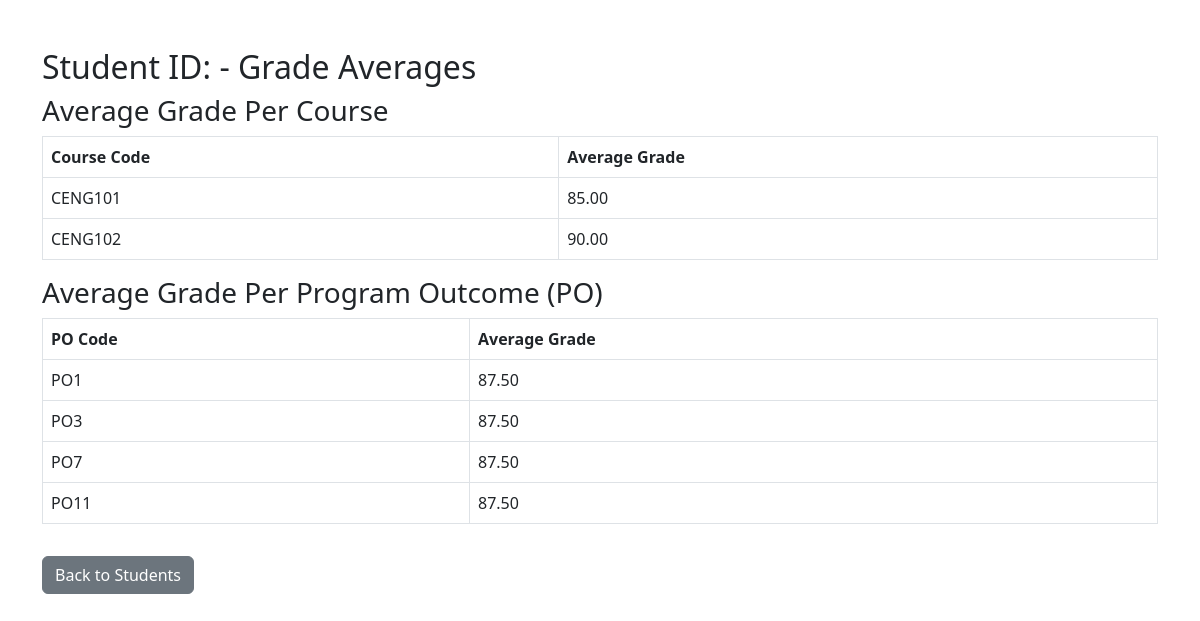
Page /students/charts?student_id=1 on the committed database.
### app/models.py (models this page shows, shortened)
class Course(db.Model):
    __tablename__ = 'courses'
    id = db.Column(db.Integer, primary_key=True)
    code = db.Column(db.String(20), unique=True, nullable=False)
    name = db.Column(db.String(100), nullable=False)
    credit = db.Column(db.Integer, nullable=False)
    instructor_id = db.Column(db.Integer, db.ForeignKey('instructors.id'), nullable=False)
    instructor = db.relationship('Instructor', backref=db.backref('courses', lazy=True))
    __tablename__ = 'courses'
    id = db.Column(db.Integer, primary_key=True)
    code = db.Column(db.String(20), nullable=False)
    name = db.Column(db.String(100), nullable=False)
    credit = db.Column(db.Integer, nullable=False)
    instructor_id = db.Column(db.Integer, db.ForeignKey('instructors.id'))
    instructor = db.relationship('Instructor', backref=db.backref('courses', lazy=True))

class ProgramOutcome(db.Model):
    __tablename__ = 'program_outcomes'
    id = db.Column(db.Integer, primary_key=True)
    code = db.Column(db.String(10), nullable=False)
    description = db.Column(db.Text, nullable=False)

### app/routes.py (the view, shortened to what this page needs)
@students_bp.route('/students/charts')
def student_charts():
    student_id = request.args.get('student_id', type=int)
    if not student_id:
        return "Student ID is required", 400
    course_averages = (
        db.session.query(
            Course.code.label('course_code'),
            func.avg(Grade.grade).label('avg_grade')
        )
        .join(Grade, Grade.course_id == Course.id)
        .filter(Grade.student_id == student_id)
        .group_by(Course.id)
        .all()
    )
    po_averages = (
        db.session.query(
            ProgramOutcome.code.label('po_code'),
            func.avg(Grade.grade).label('avg_grade')
        )
        .join(CoursePOMap, CoursePOMap.po_id == ProgramOutcome.id)
        .join(Course, Course.id == CoursePOMap.course_id)
        .join(Grade, (Grade.course_id == Course.id) & (Grade.student_id == student_id))
        .group_by(ProgramOutcome.id)
        .all()
    )
    return render_template('/students/student_charts.html',
                           course_averages=course_averages,
                           po_averages=po_averages)

### app/templates/students/student_charts.html (shortened to what this page needs)
<!DOCTYPE html>
<html lang="en">
<head>
    <link rel="stylesheet" href="https://cdn.jsdelivr.net/npm/bootstrap@5.3.0/dist/css/bootstrap.min.css" />
</head>
<body>
    <div class="container mt-5">
        <h2>Student ID: {{ student_id }} - Grade Averages</h2>
        <h3>Average Grade Per Course</h3>
        <table class="table table-bordered">
            <thead>
                <tr>
                    <th>Course Code</th>
                    <th>Average Grade</th>
                </tr>
            </thead>
            <tbody>
                {% for course_code, avg_grade in course_averages %}
                <tr>
                    <td>{{ course_code }}</td>
                    <td>{{ "%.2f"|format(avg_grade) }}</td>
                </tr>
                {% else %}
                <tr><td colspan="2">No grades found for courses.</td></tr>
                {% endfor %}
            </tbody>
        </table>
        <h3>Average Grade Per Program Outcome (PO)</h3>
        <table class="table table-bordered">
            <thead>
                <tr>
                    <th>PO Code</th>
                    <th>Average Grade</th>
                </tr>
            </thead>
            <tbody>
                {% for po_code, avg_grade in po_averages %}
                <tr>
                    <td>{{ po_code }}</td>
                    <td>{{ "%.2f"|format(avg_grade) }}</td>
                </tr>
                {% else %}
                <tr><td colspan="2">No grades found for program outcomes.</td></tr>
                {% endfor %}
            </tbody>
        </table>
        <a href="/students" class="btn btn-secondary mt-3">Back to Students</a>
    </div>
</body>
</html>

### rows in the picture
Course: code "CENG101", avg_grade "85.00"
Course: code "CENG102", avg_grade "90.00"
ProgramOutcome: code "PO1", avg_grade "87.50"
ProgramOutcome: code "PO3", avg_grade "87.50"
ProgramOutcome: code "PO7", avg_grade "87.50"
ProgramOutcome: code "PO11", avg_grade "87.50"
